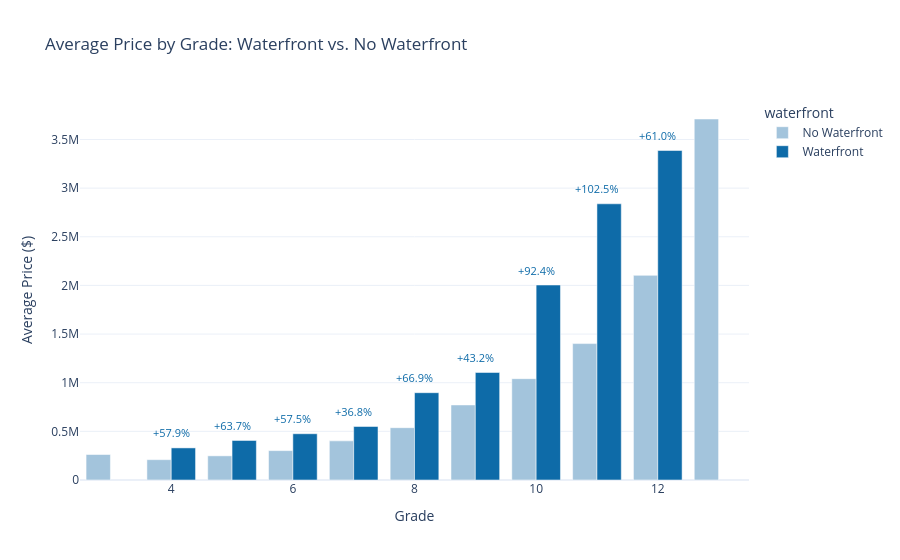

This figure's notebook cell:
### Code cell
price_wf = df_super[df_super["waterfront"] == 1]["price"].mean()
price_no_wf = df_super[df_super["waterfront"] == 0]["price"].mean()
pct_diff = ((price_wf - price_no_wf) / price_no_wf * 100).round(1)

summary = df_super.groupby(["grade", "waterfront"])["price"].mean().reset_index()
summary["waterfront"] = summary["waterfront"].map({0: "No Waterfront", 1: "Waterfront"})

pivot = summary.pivot(index="grade", columns="waterfront", values="price")
pivot["pct_diff"] = ((pivot["Waterfront"] - pivot["No Waterfront"]) / pivot["No Waterfront"] * 100).round(1)

fig = px.bar(
    summary, x="grade", y="price", color="waterfront", barmode="group",
    title="Average Price by Grade: Waterfront vs. No Waterfront",
    color_discrete_sequence=["#a3c4dc", "#0e6ba8"]
)

## Add % difference as annotation above each grade group
for grade in pivot.index:
    if pd.notna(pivot.loc[grade, "pct_diff"]):
        fig.add_annotation(
            x=grade,
            y=pivot.loc[grade, "Waterfront"],
            text=f"{pivot.loc[grade, 'pct_diff']:+.1f}%",
            showarrow=False,
            yshift=15,
            font=dict(size=11, color="#0e6ba8")
        )

fig.update_layout(template="plotly_white", yaxis_title="Average Price ($)", xaxis_title="Grade")
fig.show()

### Figure 1 — Plotly figure (JSON) as saved in the notebook; plotly's stock layout.template omitted (floating-point values rounded to 4 significant figures)
{"data": [{"alignmentgroup": "True", "hovertemplate": "waterfront=No Waterfront<br>grade=%{x}<br>price=%{y}<extra></extra>", "legendgroup": "No Waterfront", "marker": {"color": "#a3c4dc", "pattern": {"shape": ""}}, "name": "No Waterfront", "offsetgroup": "No Waterfront", "orientation": "v", "showlegend": true, "textposition": "auto", "type": "bar", "x": [3, 4, 5, 6, 7, 8, 9, 10, 11, 12, 13], "xaxis": "x", "y": [262000.0, 209000.0, 248400.0, 302000.0, 402300.0, 537800.0, 771600.0, 1042000.0, 1402000.0, 2103000.0, 3711000.0], "yaxis": "y"}, {"alignmentgroup": "True", "hovertemplate": "waterfront=Waterfront<br>grade=%{x}<br>price=%{y}<extra></extra>", "legendgroup": "Waterfront", "marker": {"color": "#0e6ba8", "pattern": {"shape": ""}}, "name": "Waterfront", "offsetgroup": "Waterfront", "orientation": "v", "showlegend": true, "textposition": "auto", "type": "bar", "x": [4, 5, 6, 7, 8, 9, 10, 11, 12], "xaxis": "x", "y": [330000.0, 406700.0, 475500.0, 550300.0, 897300.0, 1105000.0, 2004000.0, 2839000.0, 3387000.0], "yaxis": "y"}], "layout": {"annotations": [{"font": {"color": "#0e6ba8", "size": 11}, "showarrow": false, "text": "+57.9%", "x": 4, "y": 330000, "yshift": 15}, {"font": {"color": "#0e6ba8", "size": 11}, "showarrow": false, "text": "+63.7%", "x": 5, "y": 406700, "yshift": 15}, {"font": {"color": "#0e6ba8", "size": 11}, "showarrow": false, "text": "+57.5%", "x": 6, "y": 475500.0, "yshift": 15}, {"font": {"color": "#0e6ba8", "size": 11}, "showarrow": false, "text": "+36.8%", "x": 7, "y": 550300.0, "yshift": 15}, {"font": {"color": "#0e6ba8", "size": 11}, "showarrow": false, "text": "+66.9%", "x": 8, "y": 897300.0, "yshift": 15}, {"font": {"color": "#0e6ba8", "size": 11}, "showarrow": false, "text": "+43.2%", "x": 9, "y": 1105000.0, "yshift": 15}, {"font": {"color": "#0e6ba8", "size": 11}, "showarrow": false, "text": "+92.4%", "x": 10, "y": 2004000.0, "yshift": 15}, {"font": {"color": "#0e6ba8", "size": 11}, "showarrow": false, "text": "+102.5%", "x": 11, "y": 2839000.0, "yshift": 15}, {"font": {"color": "#0e6ba8", "size": 11}, "showarrow": false, "text": "+61.0%", "x": 12, "y": 3387000, "yshift": 15}], "barmode": "group", "legend": {"title": {"text": "waterfront"}, "tracegroupgap": 0}, "title": {"text": "Average Price by Grade: Waterfront vs. No Waterfront"}, "xaxis": {"anchor": "y", "domain": [0, 1], "title": {"text": "Grade"}}, "yaxis": {"anchor": "x", "domain": [0, 1], "title": {"text": "Average Price ($)"}}}}
